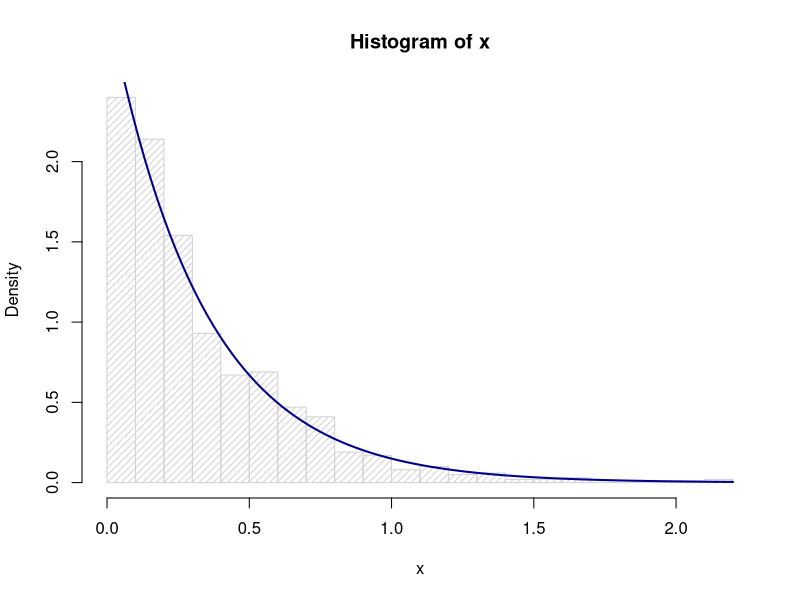
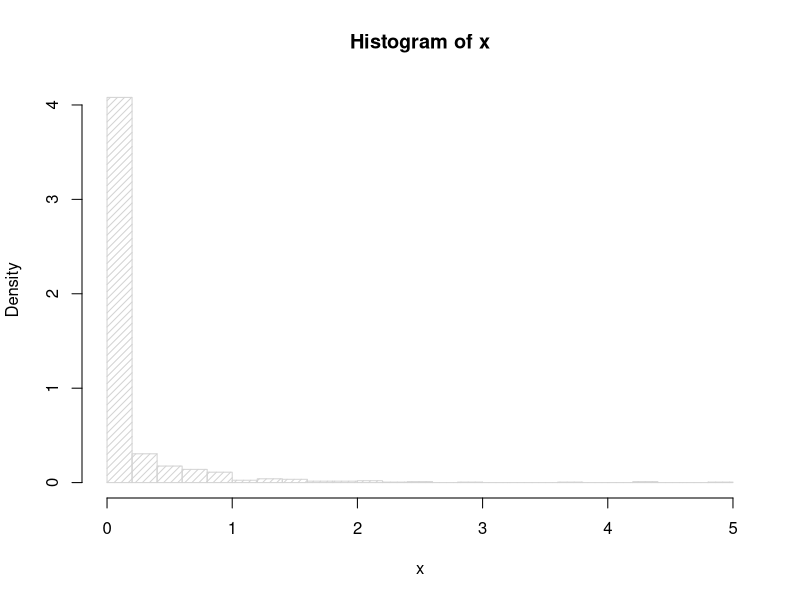
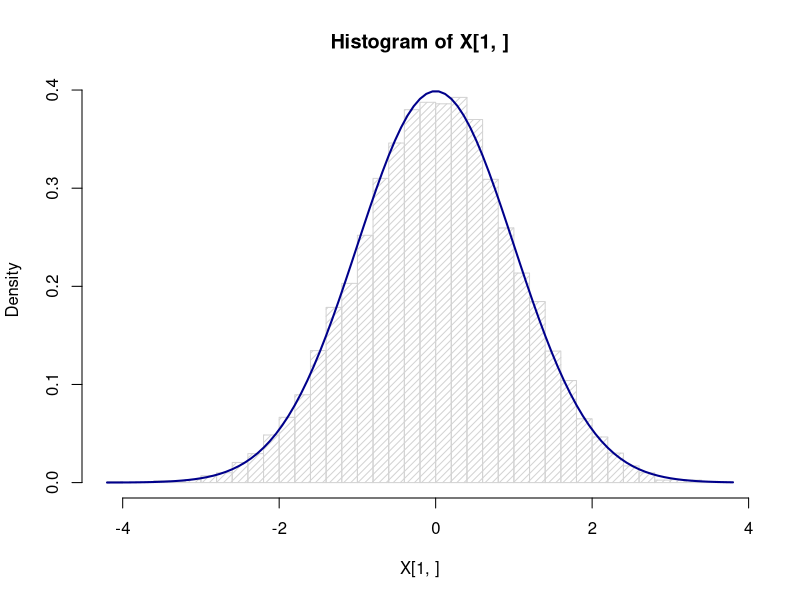
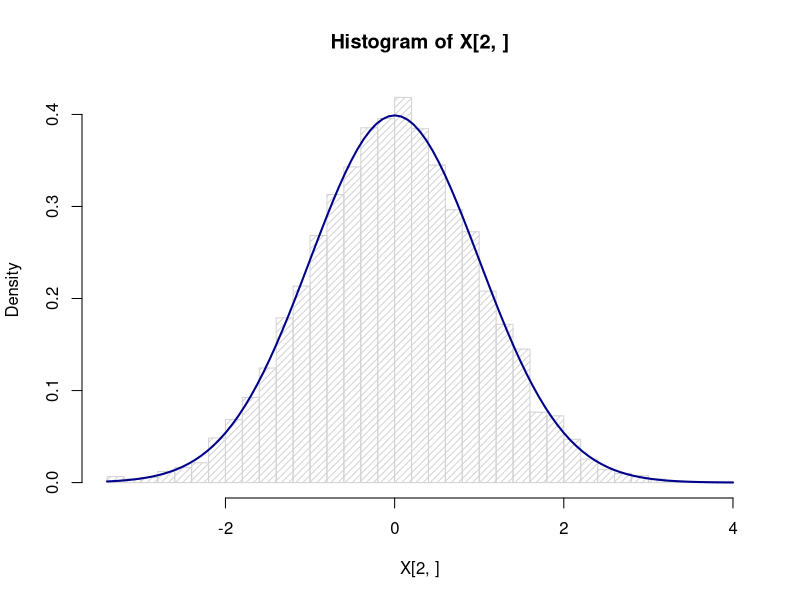
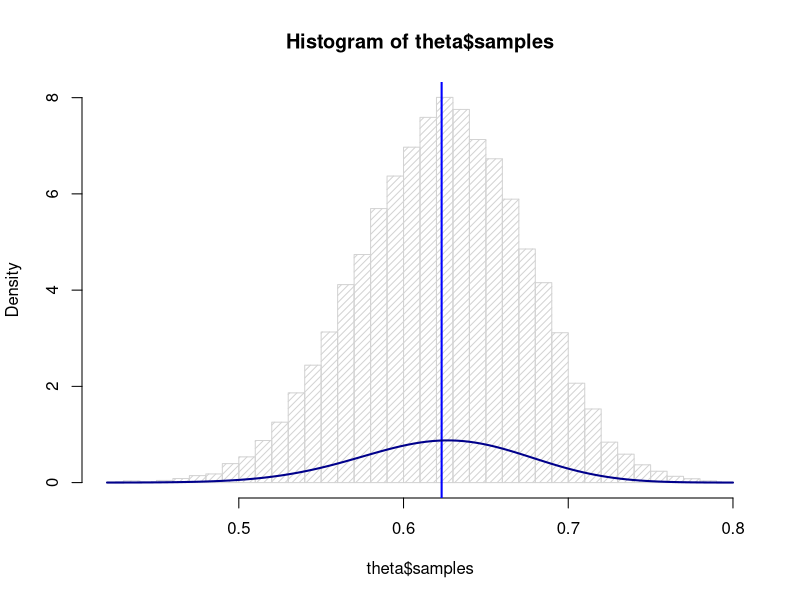
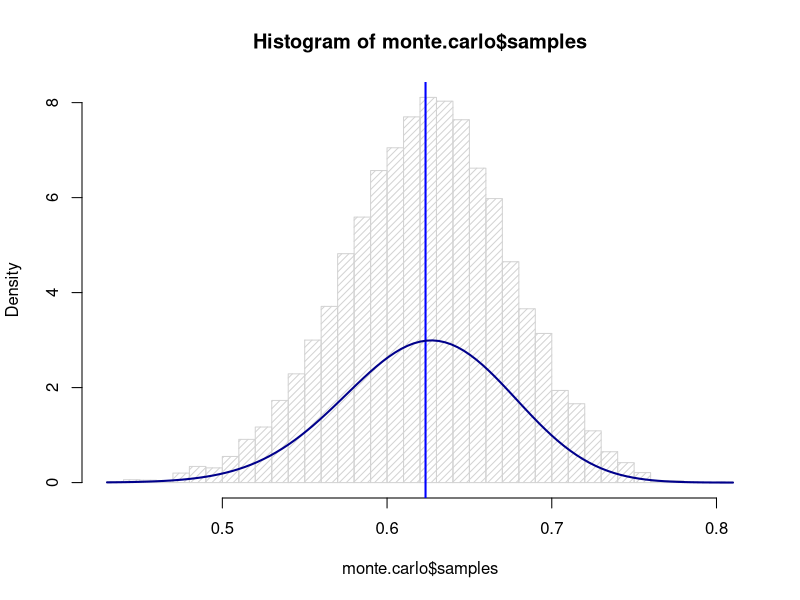

The R source for these figures, in order:
## ---- chunk 1
knitr::opts_chunk$set(echo = TRUE)
## ---- chunk 2
# Generate samples from exponential distribution
rate <- 3 #Rate parameter
n <- 1000 #Number of samples
generate.exponential <- function(rate, n){
  u <- runif(n)
  x <- - 1/rate * log(u)
  return(x)
}
x <- generate.exponential(rate, n)
hist(x, density=20, breaks = 30, prob=TRUE)
curve(dexp(x, rate=rate), add=TRUE, col="darkblue", lwd=2)
## ---- chunk 3
# Generate samples from g(X)
rate <- 3 #Rate parameter
n <- 1000 #Number of samples
alpha <- 0.1
generate.samples.g<- function(alpha, n){
  c <- alpha*exp(1)/(alpha+exp(1))
  u <- runif(n, 0,1)
  x <- c()
  for (i in 1:n){
    if (u[i] < c/(alpha)){
      x <- c(x, (u[i]*(alpha)/c)^(1/alpha))
    }
    else{
      x <- c(x, 1-log(exp(1)/c*(1-u[i])))
    }
    
  }
  return(x)
}
x <- generate.samples.g(alpha, n)
hist(x, density=20, breaks = 20, prob=TRUE)
## ---- chunk 4
# Generate samples from normal distribution with Box-Muller
n <- 10000 #Number of samples
generate.normal <- function(n){
  u1 <- runif(n)
  u2 <- runif(n)
  x1 <- sqrt(-2*log(u1))*cos(2*pi*u2)
  x2 <- sqrt(-2*log(u1))*sin(2*pi*u2)
  X <- rbind(x1, x2)
  return (X)
}
X <- generate.normal(n)
hist(X[1,], density=20, breaks = 30, prob=TRUE)
curve(dnorm, add=TRUE, col="darkblue", lwd=2)
hist(X[2,], density=20, breaks = 30, prob=TRUE)
curve(dnorm, add=TRUE, col="darkblue", lwd=2)

## ---- chunk 5
print("Observed: ")
mean(X)
cov(t(X))
## ---- chunk 6
# Generate n samples from d variate normal distribution
n <- 10000 #Number of samples
mu <- c(0,0)
sigma <- cbind(c(1,0.5),c(0.5,1))
generate.d.normal <- function(n, mu, sigma){
  A <- chol(sigma)
  d <- length(mu)
  X <- generate.normal(n*d)
  x <- matrix(X[1,], nrow=d, ncol=n)
  Z <- mu+t(A)%*%x
}
Z <- generate.d.normal(n, mu, sigma)
## ---- chunk 7
print("Expected: ")
mu
sigma
print('Observed: ')
mean(Z)
cov(t(Z))
## ---- chunk 8
#Function f(x)
function.f <- function(x, alpha){
  if (x>0){
    return (x^(alpha-1)*exp(-x)/gamma(alpha))
  }
  else{
    return(0)
  }
}

#Function g(x)
function.g <- function(x, alpha){
  c = alpha*exp(1)/(alpha+exp(1))
  if (x>0 && x<1){
    return (c*x^(alpha-1))
  }
  else if(x >= 1){
    return(c*exp(-x))
  }
  else{
    return(0)
  }
}

# Generate n samples from d variate normal distribution
n <- 1000 #Number of samples
alpha <- 0.3
rejection.sampling <- function(n, alpha){
  c <- (alpha+exp(1))/(gamma(alpha)*alpha*exp(1))
  samples <- c()
  for (i in 1:n){
    repeat{
      x <- generate.samples.g(alpha, 1)
      acceptance.prob <- function.f(x, alpha)/(c*function.g(x, alpha))
      if(runif(1) <= acceptance.prob){
        samples <- c(samples, x)
        break
      }
    }
  }
  return (samples)
}
y <- rejection.sampling(n, alpha)
## ---- chunk 9
print("Expected: ")
cat("Mean: ", alpha, "\n")
cat("Variance: ", alpha, "\n")
print("Observed: ")
cat("Mean: ", mean(y), "\n")
cat("Variance: ", var(y), "\n")
## ---- chunk 10
# An analytic log(gamma(x, alpha))-function
log.gamma <- function(x, alpha){
  return((alpha-1)*log(x)-x)
}
# Ratio-of-uniforms method
n <- 1000
alpha <- 30
ratio.of.uniforms <- function(n, alpha){
  sample.counter <- 0
  b.minus <- 0
  log.b.plus <- (alpha+1)/2*(log(alpha+1)-1)
  log.a <- (alpha-1)/2*(log(alpha-1)-1)
  samples <- c()
  for(i in 1:n){
    repeat{
      sample.counter <- sample.counter + 1
      log.x1 <- -generate.exponential(1, rate=1) + log.a
      log.x2 <- -generate.exponential(1, rate=1) + log.b.plus
      log.y <- log.x2 - log.x1
      y <- exp(log.y)
      if (2*log.x1 <= log.gamma(y, alpha)){
        samples <- c(samples, y)
        break
      }
    }
  }
  cat("Rejection ratio: ", (sample.counter-n)/n , "\n")
  return (samples)
}
y <- ratio.of.uniforms(n, alpha)
## ---- chunk 11
print("Expected: ")
cat("Mean: ", alpha, "\n")
cat("Variance: ", alpha, "\n")
print("Observed: ")
cat("Mean: ", mean(y), "\n")
cat("Variance: ", var(y), "\n")
## ---- chunk 12
n = 1000
alpha = 0.1
beta = 2
sample.gamma <- function(n, alpha, beta){
  if(alpha < 1){
    return(rejection.sampling(n, alpha)/beta)
  }
  else if (alpha == 1){
    return(generate.exponential(1, n)/beta)
  }
  else if (alpha > 1){
    return(ratio.of.uniforms(n, alpha)/beta)
  }
  else{
    return(0)
  }
}
y <- sample.gamma(n, alpha, beta)
## ---- chunk 13
print("Expected: ")
cat("Mean: ", alpha/beta, "\n")
cat("Variance: ", alpha/beta^2, "\n")
print("Observed: ")
cat("Mean: ", mean(y), "\n")
cat("Variance: ", var(y), "\n")
## ---- chunk 14

# Here, the user can manually change the alpha vector
# in order to draw a sample from any chosen Dirichlet distribution.
alphas.from.user=c(1.34534,0.9345,0.6356,20,14,5,2)

gammas.in.dirichlet <- function(alpha){
  n=length(alpha)
  gammas <- c()
  for(i in 1:n){
    gammas <- c(gammas, sample.gamma(1,alpha[i],1))
  }
  return(gammas)
}

generate.dirichlet <- function(alpha){  # Creates Dirichlet distributed vector
  g<-gammas.in.dirichlet(alpha)         # with the K chosen alphas 
  print(g)                              # as K-variate parameter vector.
  v<-sum(g)
  z=g/v
  return(z)
}       
dirich.var<-generate.dirichlet(alphas.from.user)
dirich.var             # The elements in the Dirichlet distribution
print(sum(dirich.var)) # The sum of the elements in the Dirichlet distribution
## ---- chunk 15
# Rejection sampling
n <- 20000 #Number of samples
posterior.f <- function(theta){
  y <- c(125, 18, 20, 34)
  return ((2+theta)^y[1]*(1-theta)^(y[2]+y[3])*theta^y[4])
  
}
rejection.sampling.multinomial <- function(n){
  sample.counter <- 0
  c <- optimize(posterior.f, c(0, 1), maximum=TRUE)$objective
  samples <- c()
  for(i in 1:n){
    repeat{
      sample.counter <- sample.counter + 1
      theta <- runif(1)
      acceptance.prob <- posterior.f(theta)/c
      u <- runif(1)
      if (u <= acceptance.prob){
        samples <- c(samples, theta)
        break
      }
    }
  }
  li <- list("samples" = samples, "number.samples" = sample.counter)
  return (li)
}
theta <- rejection.sampling.multinomial(n)
## ---- chunk 16
hist(theta$samples, density=20, breaks = 30, prob=TRUE)
abline(v = mean(theta$samples), col = "blue", lwd = 2)
curve(posterior.f(x)*sum(theta$samples)/sum(posterior.f(theta$samples)), add=TRUE, col="darkblue", lwd=2)
cat("Theta sample mean", mean(theta$samples))
## ---- chunk 17
monte.carlo.integration <- function(){
  m <- 10000 # Number of samples
  samples <- rejection.sampling.multinomial(m)$samples
  mu <- sum(samples)/m
  li <- list("observed_mean" = mu, "samples" = samples)
  return (li)
}
monte.carlo <- monte.carlo.integration()

hist(monte.carlo$samples, density=20, breaks = 30, prob=TRUE)
abline(v = mean(monte.carlo$samples), col = "blue", lwd = 2)
curve(posterior.f(x)/mean(posterior.f(x)), add=TRUE, col="darkblue", lwd=2)

numerical.integration <- function(theta){
  return (theta*posterior.f(theta))
}
Analytic_mean <- integrate(numerical.integration, lower=0,upper=1)$value/integrate(posterior.f, lower=0, upper=1)$value
## ---- chunk 18
cat("Observed mean: ", monte.carlo$observed_mean, "\n")
cat("Analytic mean: ", Analytic_mean, "\n")
## ---- chunk 19
n = 20000 #number of samples
cat("Observed: ", rejection.sampling.multinomial(n)$number.samples/n)
cat("Analytic: ", optimize(posterior.f, c(0, 1), maximum=TRUE)$objective/integrate(posterior.f, lower=0, upper=1)$value)
## ---- chunk 20
beta.distribution <- function(x, alpha, beta){
  return(x^(alpha-1)*(1-x)^(beta-1)/beta(alpha, beta))
}
importance.sampling <- function(n){
  samples <- rejection.sampling.multinomial(n)$samples
  w = (1-samples)^4
  mu.is <- sum(samples*w)/sum(w)
  return(mu.is)
}

importance.sampling(20000)
